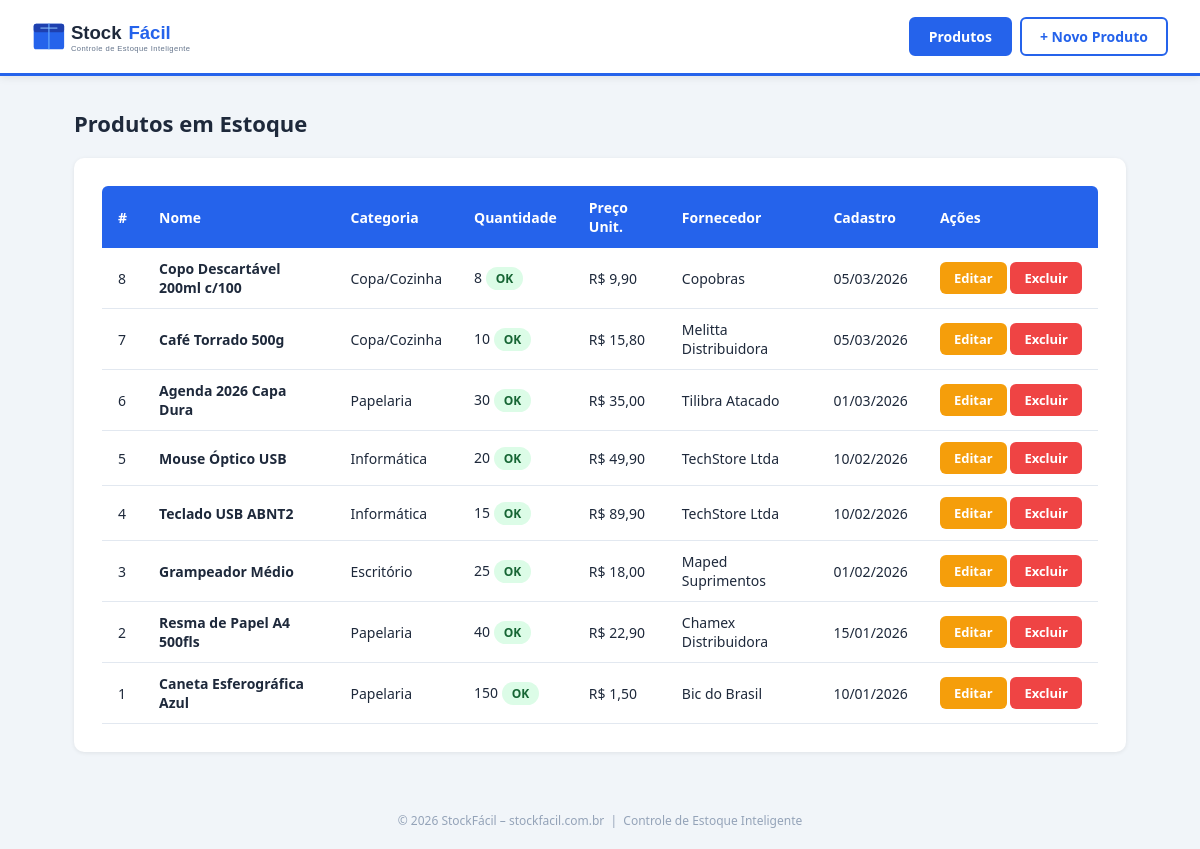
The page / on the database its author committed.
### tables this page shows
CREATE TABLE IF NOT EXISTS produtos (
  id          INT           NOT NULL AUTO_INCREMENT,
  nome        VARCHAR(100)  NOT NULL,
  categoria   VARCHAR(50)   NOT NULL,
  quantidade  INT           NOT NULL DEFAULT 0,
  preco       DECIMAL(10,2) NOT NULL,
  fornecedor  VARCHAR(100)  NOT NULL,
  data_cadastro DATE        NOT NULL DEFAULT (CURDATE()),
  PRIMARY KEY (id)
);

### www/index.php (the view, shortened to what this page needs)
<?php
require 'header.php';
require 'db.php';
$result = $conn->query("SELECT * FROM produtos ORDER BY data_cadastro DESC, id DESC");
?>
<h1>Produtos em Estoque</h1>
<div class="card">
  <table>
    <thead>
      <tr>
        <th>#</th>
        <th>Nome</th>
        <th>Categoria</th>
        <th>Quantidade</th>
        <th>Preço Unit.</th>
        <th>Fornecedor</th>
        <th>Cadastro</th>
        <th>Ações</th>
      </tr>
    </thead>
    <tbody>
    <?php if ($result->num_rows === 0): ?>
      <tr><td colspan="8" style="text-align:center;padding:24px;color:#94a3b8">Nenhum produto cadastrado.</td></tr>
    <?php else: ?>
      <?php while ($row = $result->fetch_assoc()): ?>
        <?php
          $qty = (int)$row['quantidade'];
          if ($qty === 0)       { $badge = 'badge-empty'; $label = 'Sem estoque'; }
          elseif ($qty <= 5)    { $badge = 'badge-low';   $label = 'Estoque baixo'; }
          else                  { $badge = 'badge-ok';    $label = 'OK'; }
        ?>
        <tr>
          <td><?= $row['id'] ?></td>
          <td><strong><?= htmlspecialchars($row['nome']) ?></strong></td>
          <td><?= htmlspecialchars($row['categoria']) ?></td>
          <td>
            <?= $qty ?>
            <span class="badge <?= $badge ?>"><?= $label ?></span>
          </td>
          <td>R$ <?= number_format($row['preco'], 2, ',', '.') ?></td>
          <td><?= htmlspecialchars($row['fornecedor']) ?></td>
          <td><?= date('d/m/Y', strtotime($row['data_cadastro'])) ?></td>
          <td style="white-space:nowrap">
            <a class="btn btn-edit"   href="edit.php?id=<?= $row['id'] ?>">Editar</a>
            <a class="btn btn-delete" href="delete.php?id=<?= $row['id'] ?>">Excluir</a>
          </td>
        </tr>
      <?php endwhile; ?>
    <?php endif; ?>
    </tbody>
  </table>
</div>
<?php require 'footer.php'; ?>

### www/header.php (shortened to what this page needs)
<?php
$currentPage = basename($_SERVER['PHP_SELF']);
?>
<!DOCTYPE html>
<html lang="pt-BR">
<head>
  <link rel="stylesheet" href="/assets/style.css">
</head>
<body>
<header>
  <a href="/index.php">
    <img src="/assets/logo.svg" alt="StockFácil – Controle de Estoque Inteligente">
  </a>
  <nav>
    <a href="/index.php"    class="<?= $currentPage === 'index.php'  ? 'active' : '' ?>">Produtos</a>
    <a href="/create.php"   class="<?= $currentPage === 'create.php' ? 'active' : '' ?>">+ Novo Produto</a>
  </nav>
</header>
<main>

### www/footer.php
</main>
<footer>
  &copy; <?= date('Y') ?> StockFácil – stockfacil.com.br &nbsp;|&nbsp; Controle de Estoque Inteligente
</footer>
</body>
</html>

### www/assets/style.css (style rules this page uses)
* { box-sizing: border-box; margin: 0; padding: 0; }
body { font-family: 'Segoe UI', Arial, sans-serif; background: #f1f5f9; color: #1e293b; min-height: 100vh; }
header { background: #ffffff; border-bottom: 3px solid #2563eb; padding: 12px 32px; display: flex; align-items: center; box-shadow: 0 2px 8px rgba(0,0,0,.08); }
header img { height: 44px; }
nav { margin-left: auto; display: flex; gap: 8px; }
nav a { text-decoration: none; padding: 8px 18px; border-radius: 6px; font-size: 14px; font-weight: 600; color: #2563eb; border: 2px solid #2563eb; transition: background .15s, color .15s; }
nav a:hover, nav a.active { background: #2563eb; color: #fff; }
main { max-width: 1100px; margin: 32px auto; padding: 0 24px; }
h1 { font-size: 22px; font-weight: 700; color: #1e293b; margin-bottom: 20px; }
.card { background: #fff; border-radius: 10px; box-shadow: 0 1px 4px rgba(0,0,0,.08); padding: 28px; }
table { width: 100%; border-collapse: collapse; font-size: 14px; }
thead th { background: #2563eb; color: #fff; padding: 12px 16px; text-align: left; font-weight: 600; }
thead th:first-child { border-radius: 6px 0 0 0; }
thead th:last-child { border-radius: 0 6px 0 0; }
tbody tr { border-bottom: 1px solid #e2e8f0; transition: background .1s; }
tbody td { padding: 11px 16px; vertical-align: middle; }
.badge { display: inline-block; padding: 3px 10px; border-radius: 20px; font-size: 12px; font-weight: 600; }
.badge-ok { background: #dcfce7; color: #166534; }
.btn { display: inline-block; padding: 7px 14px; border-radius: 6px; font-size: 13px; font-weight: 600; text-decoration: none; border: none; cursor: pointer; transition: opacity .15s; }
.btn-edit { background: #f59e0b; color: #fff; }
.btn-delete { background: #ef4444; color: #fff; }
footer { text-align: center; padding: 20px; font-size: 12px; color: #94a3b8; margin-top: 40px; }

### rows shown on the page
produtos: id "8", nome "Copo Descartável 200ml c/100", categoria "Copa/Cozinha", quantidade "8", quantidade "OK", preco "9,90", fornecedor "Copobras", data_cadastro "05/03/2026"
produtos: id "7", nome "Café Torrado 500g", categoria "Copa/Cozinha", quantidade "10", quantidade "OK", preco "15,80", fornecedor "Melitta Distribuidora", data_cadastro "05/03/2026"
produtos: id "6", nome "Agenda 2026 Capa Dura", categoria "Papelaria", quantidade "30", quantidade "OK", preco "35,00", fornecedor "Tilibra Atacado", data_cadastro "01/03/2026"
produtos: id "5", nome "Mouse Óptico USB", categoria "Informática", quantidade "20", quantidade "OK", preco "49,90", fornecedor "TechStore Ltda", data_cadastro "10/02/2026"
produtos: id "4", nome "Teclado USB ABNT2", categoria "Informática", quantidade "15", quantidade "OK", preco "89,90", fornecedor "TechStore Ltda", data_cadastro "10/02/2026"
produtos: id "3", nome "Grampeador Médio", categoria "Escritório", quantidade "25", quantidade "OK", preco "18,00", fornecedor "Maped Suprimentos", data_cadastro "01/02/2026"
produtos: id "2", nome "Resma de Papel A4 500fls", categoria "Papelaria", quantidade "40", quantidade "OK", preco "22,90", fornecedor "Chamex Distribuidora", data_cadastro "15/01/2026"
produtos: id "1", nome "Caneta Esferográfica Azul", categoria "Papelaria", quantidade "150", quantidade "OK", preco "1,50", fornecedor "Bic do Brasil", data_cadastro "10/01/2026"
